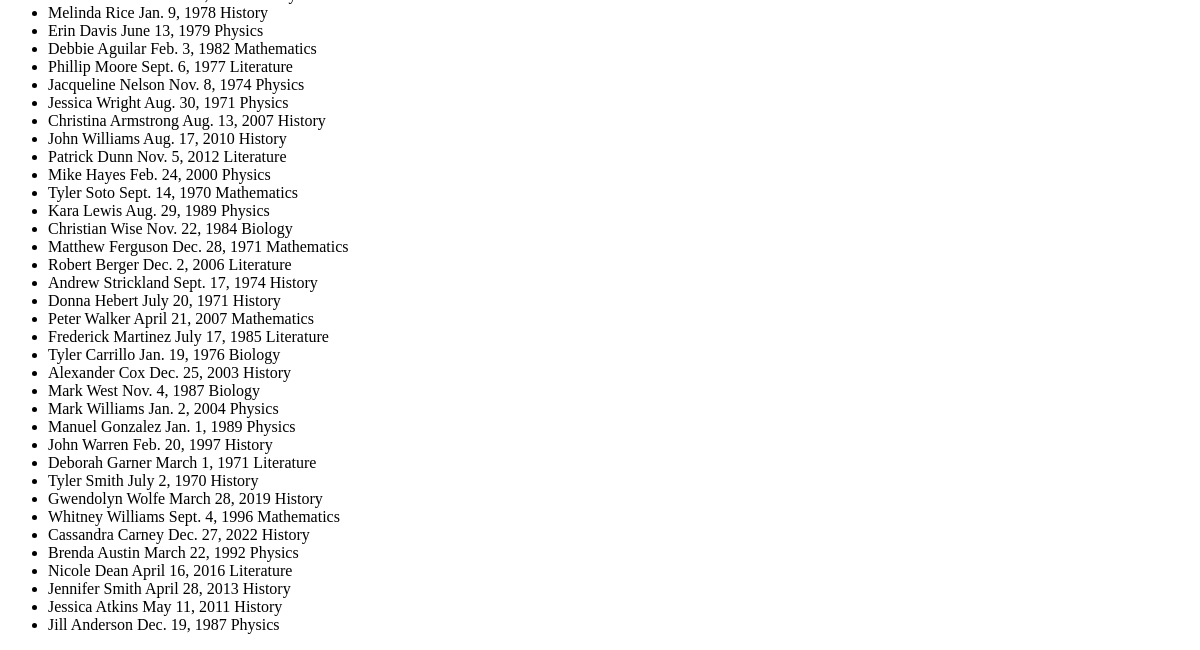
The app's page /view_teacher/ (lower part), older data.
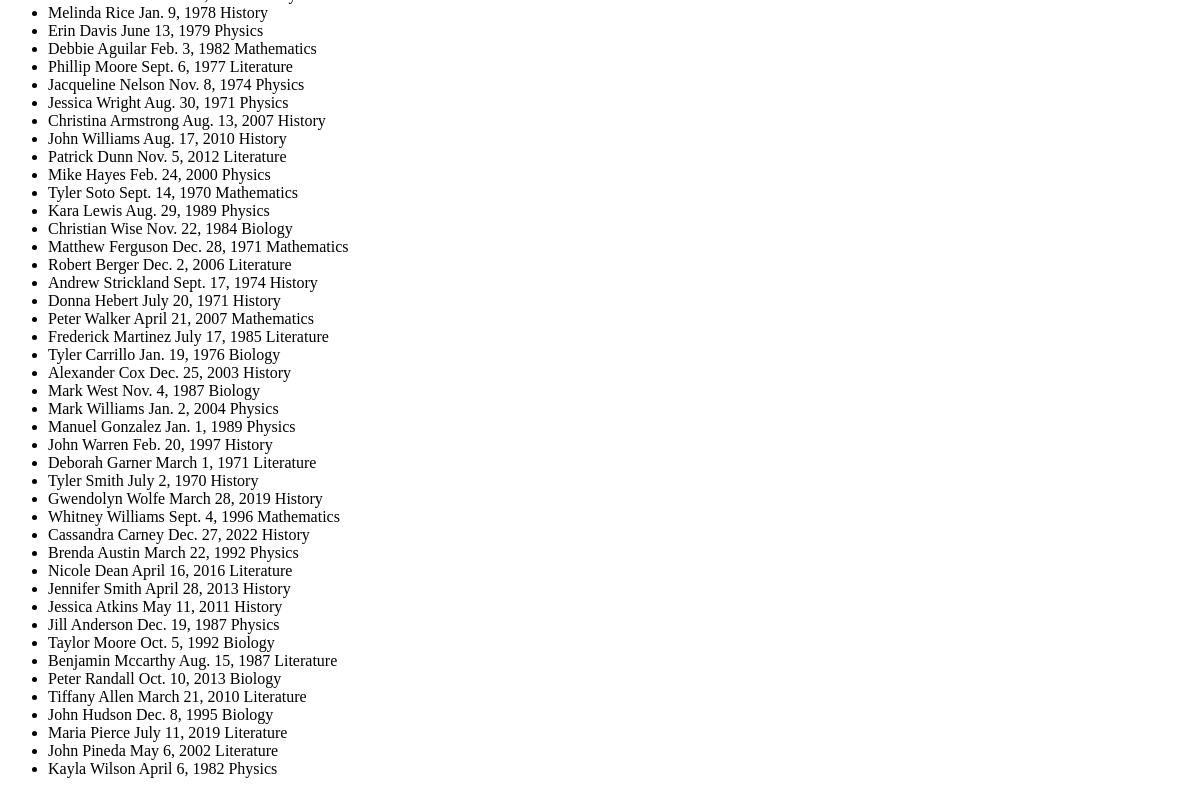
The same page, newer data.
### teacher/models.py (models this page shows)
class Teacher(models.Model):
    name = models.CharField(max_length=50)
    surname = models.CharField(max_length=50)
    birth_data = models.DateField()
    subject = models.CharField(max_length=50)

### teacher/views.py (the view)
# urls.py: path("view_teacher/", views.view_teacher, name="view_teacher"),
def view_teacher(request):
    k = Teacher.objects.all().values()
    return render(request, "view_teacher/teacher.html", {"teachers": k})

### teacher/templates/view_teacher/teacher.html (shortened to what this page needs)
<!DOCTYPE html>
<html lang="en">
<head>
</head>
<body>
    <ul>
        {% for teacher in teachers %}
            <li>{{ teacher.name }} {{ teacher.surname }} {{ teacher.birth_data }} {{ teacher.subject }}</li>
        {% endfor %}
    </ul>
</body>
</html>

Row changes from the older to the newer data that the page shows:
added Teacher: name "Taylor", surname "Moore", birth_data "Oct. 5, 1992", subject "Biology"
added Teacher: name "Benjamin", surname "Mccarthy", birth_data "Aug. 15, 1987", subject "Literature"
added Teacher: name "Peter", surname "Randall", birth_data "Oct. 10, 2013", subject "Biology"
added Teacher: name "Tiffany", surname "Allen", birth_data "March 21, 2010", subject "Literature"
added Teacher: name "John", surname "Hudson", birth_data "Dec. 8, 1995", subject "Biology"
added Teacher: name "Maria", surname "Pierce", birth_data "July 11, 2019", subject "Literature"
added Teacher: name "John", surname "Pineda", birth_data "May 6, 2002", subject "Literature"
added Teacher: name "Kayla", surname "Wilson", birth_data "April 6, 1982", subject "Physics"
